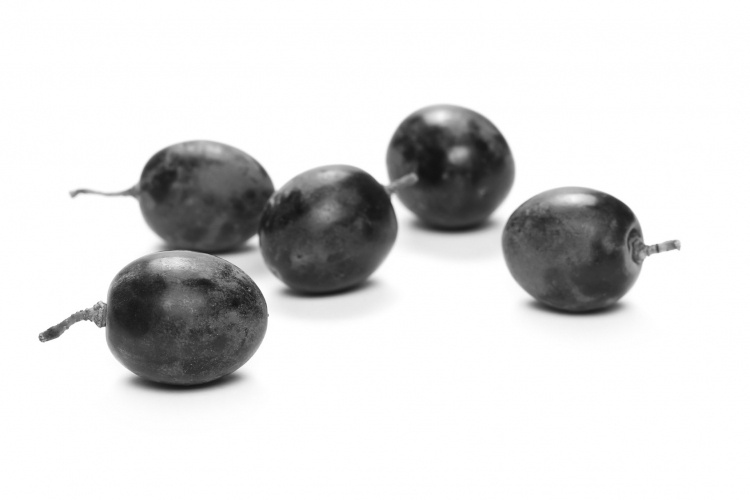
#> input picture src/grape.jpg, 750 x 500 px
$ python opencv_circle.py
#> lines starting #> are read from the running program, lines starting #| are printed output that depends on the picture; after the words box and inside, x2 and y2 are one past the last pixel; in counts of white or black regions, pixels touching at a corner belong together
import numpy as np
import cv2
import matplotlib.pyplot as plt
import math

img = cv2.imread('grape.jpg',0)
#> img is the input picture: shape (500, 750); min 18, max 255, mean 219.2
gray_blurred = cv2.blur(img, (9,9 ))

# Apply Hough transform on the blurred image.
detected_circles = cv2.HoughCircles(gray_blurred,
                cv2.HOUGH_GRADIENT, 1, 40, param1 = 20, param2 = 25, minRadius = 55, maxRadius = 90)
#> detected_circles = [[565.5, 242.5, 62.4], [332.5, 224.5, 61.5], [449.5, 165.5, 63.7], [176.5, 319.5, 72.9], [194.5, 192.5, 56.3]]
print(detected_circles)
#| [[[565.5 242.5  62.4]
#|   [332.5 224.5  61.5]
#|   [449.5 165.5  63.7]
#|   [176.5 319.5  72.9]
#|   [194.5 192.5  56.3]]]

# Draw circles that are detected.
if detected_circles is not None:

    # Convert the circle parameters a, b and r to integers.
    detected_circles = np.uint16(np.around(detected_circles))
#> detected_circles = [[566, 242, 62], [332, 224, 62], [450, 166, 64], [176, 320, 73], [194, 192, 56]]

    for pt in detected_circles[0, :]:
        a, b, r = pt[0], pt[1], pt[2]

        # Draw the circumference of the circle.
        cv2.circle(img, (a, b), r, (0, 255, 0), 2)

        # Draw a small circle (of radius 1) to show the center.
        cv2.circle(img, (a, b), 1, (0, 0, 255), 3)
#> this loop made 5 passes
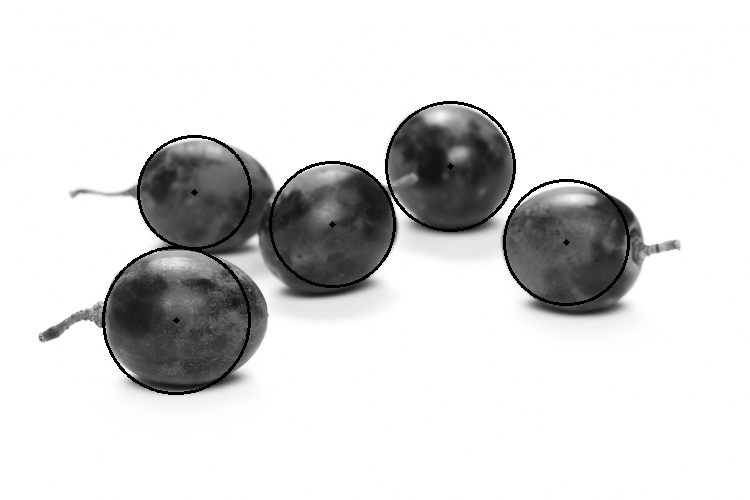
#> img: shape (500, 750); 1.61% of pixels changed, all inside (x1, y1, x2, y2) = (102, 101, 630, 395)
    cv2.imwrite("detect_circle.png", img)
